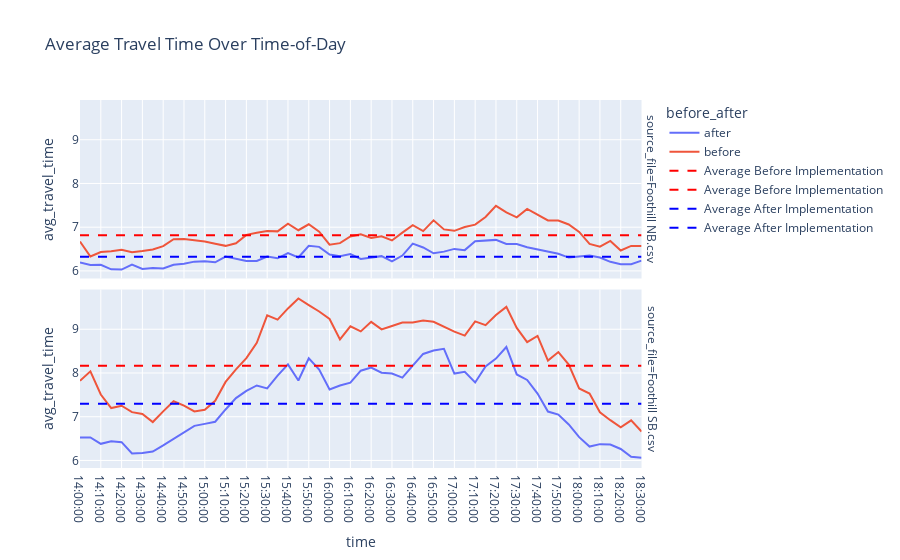

Notebook cell for this chart:
### Code cell
# plotly for time of day, wrapped by route
time_of_day_data = filtered_data.groupby(['source_file','before_after','time'])['avg_travel_time'].mean().reset_index()

fig_time_of_day = px.line(time_of_day_data, x='time', y='avg_travel_time', color='before_after', facet_row='source_file', title='Average Travel Time Over Time-of-Day')

# add horizontal lines ## NOTE: it is weird that the rows seem to be backwards... 1 from summary table matches 2 in the facet but shows up first on the plot...
# before
fig_time_of_day.add_trace(go.Scatter(x=time_of_day_data['time'], y=[avg_before_1] * len(filtered_data),
                    mode='lines', name='Average Before Implementation', line=dict(color='red', dash='dash')), row=2, col=1)
fig_time_of_day.add_trace(go.Scatter(x=time_of_day_data['time'], y=[avg_before_2] * len(filtered_data),
                    mode='lines', name='Average Before Implementation', line=dict(color='red', dash='dash')), row=1, col=1)
#after
fig_time_of_day.add_trace(go.Scatter(x=time_of_day_data['time'], y=[avg_after_1] * len(filtered_data),
                    mode='lines', name='Average After Implementation', line=dict(color='blue', dash='dash')), row=2, col=1)
fig_time_of_day.add_trace(go.Scatter(x=time_of_day_data['time'], y=[avg_after_2] * len(filtered_data),
                    mode='lines', name='Average After Implementation', line=dict(color='blue', dash='dash')), row=1, col=1)


fig_time_of_day.show()

### Figure 1 — Plotly figure (JSON) as saved in the notebook; plotly's stock layout.template omitted (floating-point values rounded to 4 significant figures; data arrays with more than 128 entries replaced by an {"elided": "..."} marker saying what was removed)
{"data": [{"hovertemplate": "before_after=after<br>source_file=Foothill NB.csv<br>time=%{x}<br>avg_travel_time=%{y}<extra></extra>", "legendgroup": "after", "line": {"color": "#636efa", "dash": "solid"}, "marker": {"symbol": "circle"}, "mode": "lines", "name": "after", "orientation": "v", "showlegend": true, "type": "scatter", "x": ["14:00:00", "14:05:00", "14:10:00", "14:15:00", "14:20:00", "14:25:00", "14:30:00", "14:35:00", "14:40:00", "14:45:00", "14:50:00", "14:55:00", "15:00:00", "15:05:00", "15:10:00", "15:15:00", "15:20:00", "15:25:00", "15:30:00", "15:35:00", "15:40:00", "15:45:00", "15:50:00", "15:55:00", "16:00:00", "16:05:00", "16:10:00", "16:15:00", "16:20:00", "16:25:00", "16:30:00", "16:35:00", "16:40:00", "16:45:00", "16:50:00", "16:55:00", "17:00:00", "17:05:00", "17:10:00", "17:15:00", "17:20:00", "17:25:00", "17:30:00", "17:35:00", "17:40:00", "17:45:00", "17:50:00", "17:55:00", "18:00:00", "18:05:00", "18:10:00", "18:15:00", "18:20:00", "18:25:00", "18:30:00"], "xaxis": "x2", "y": [6.194, 6.134, 6.14, 6.037, 6.031, 6.143, 6.046, 6.069, 6.056, 6.142, 6.162, 6.213, 6.22, 6.197, 6.328, 6.274, 6.225, 6.23, 6.33, 6.288, 6.408, 6.308, 6.576, 6.55, 6.376, 6.336, 6.384, 6.276, 6.311, 6.338, 6.217, 6.352, 6.625, 6.537, 6.403, 6.441, 6.504, 6.475, 6.678, 6.695, 6.71, 6.616, 6.616, 6.543, 6.498, 6.453, 6.394, 6.305, 6.325, 6.353, 6.308, 6.209, 6.151, 6.154, 6.237], "yaxis": "y2"}, {"hovertemplate": "before_after=after<br>source_file=Foothill SB.csv<br>time=%{x}<br>avg_travel_time=%{y}<extra></extra>", "legendgroup": "after", "line": {"color": "#636efa", "dash": "solid"}, "marker": {"symbol": "circle"}, "mode": "lines", "name": "after", "orientation": "v", "showlegend": false, "type": "scatter", "x": ["14:00:00", "14:05:00", "14:10:00", "14:15:00", "14:20:00", "14:25:00", "14:30:00", "14:35:00", "14:40:00", "14:45:00", "14:50:00", "14:55:00", "15:00:00", "15:05:00", "15:10:00", "15:15:00", "15:20:00", "15:25:00", "15:30:00", "15:35:00", "15:40:00", "15:45:00", "15:50:00", "15:55:00", "16:00:00", "16:05:00", "16:10:00", "16:15:00", "16:20:00", "16:25:00", "16:30:00", "16:35:00", "16:40:00", "16:45:00", "16:50:00", "16:55:00", "17:00:00", "17:05:00", "17:10:00", "17:15:00", "17:20:00", "17:25:00", "17:30:00", "17:35:00", "17:40:00", "17:45:00", "17:50:00", "17:55:00", "18:00:00", "18:05:00", "18:10:00", "18:15:00", "18:20:00", "18:25:00", "18:30:00"], "xaxis": "x", "y": [6.527, 6.526, 6.38, 6.439, 6.418, 6.16, 6.172, 6.205, 6.345, 6.493, 6.641, 6.79, 6.836, 6.885, 7.166, 7.426, 7.591, 7.715, 7.649, 7.939, 8.197, 7.829, 8.335, 8.08, 7.622, 7.713, 7.779, 8.052, 8.123, 8.007, 7.987, 7.896, 8.169, 8.436, 8.515, 8.554, 7.986, 8.027, 7.784, 8.15, 8.329, 8.595, 7.966, 7.841, 7.528, 7.119, 7.049, 6.824, 6.533, 6.318, 6.373, 6.363, 6.262, 6.082, 6.062], "yaxis": "y"}, {"hovertemplate": "before_after=before<br>source_file=Foothill NB.csv<br>time=%{x}<br>avg_travel_time=%{y}<extra></extra>", "legendgroup": "before", "line": {"color": "#EF553B", "dash": "solid"}, "marker": {"symbol": "circle"}, "mode": "lines", "name": "before", "orientation": "v", "showlegend": true, "type": "scatter", "x": ["14:00:00", "14:05:00", "14:10:00", "14:15:00", "14:20:00", "14:25:00", "14:30:00", "14:35:00", "14:40:00", "14:45:00", "14:50:00", "14:55:00", "15:00:00", "15:05:00", "15:10:00", "15:15:00", "15:20:00", "15:25:00", "15:30:00", "15:35:00", "15:40:00", "15:45:00", "15:50:00", "15:55:00", "16:00:00", "16:05:00", "16:10:00", "16:15:00", "16:20:00", "16:25:00", "16:30:00", "16:35:00", "16:40:00", "16:45:00", "16:50:00", "16:55:00", "17:00:00", "17:05:00", "17:10:00", "17:15:00", "17:20:00", "17:25:00", "17:30:00", "17:35:00", "17:40:00", "17:45:00", "17:50:00", "17:55:00", "18:00:00", "18:05:00", "18:10:00", "18:15:00", "18:20:00", "18:25:00", "18:30:00"], "xaxis": "x2", "y": [6.673, 6.329, 6.433, 6.447, 6.484, 6.425, 6.454, 6.491, 6.566, 6.724, 6.729, 6.706, 6.673, 6.623, 6.573, 6.633, 6.824, 6.871, 6.91, 6.905, 7.08, 6.93, 7.067, 6.897, 6.599, 6.635, 6.788, 6.837, 6.753, 6.794, 6.697, 6.877, 7.045, 6.911, 7.157, 6.95, 6.917, 7.003, 7.059, 7.234, 7.489, 7.34, 7.226, 7.419, 7.281, 7.155, 7.153, 7.062, 6.893, 6.619, 6.554, 6.685, 6.468, 6.572, 6.568], "yaxis": "y2"}, {"hovertemplate": "before_after=before<br>source_file=Foothill SB.csv<br>time=%{x}<br>avg_travel_time=%{y}<extra></extra>", "legendgroup": "before", "line": {"color": "#EF553B", "dash": "solid"}, "marker": {"symbol": "circle"}, "mode": "lines", "name": "before", "orientation": "v", "showlegend": false, "type": "scatter", "x": ["14:00:00", "14:05:00", "14:10:00", "14:15:00", "14:20:00", "14:25:00", "14:30:00", "14:35:00", "14:40:00", "14:45:00", "14:50:00", "14:55:00", "15:00:00", "15:05:00", "15:10:00", "15:15:00", "15:20:00", "15:25:00", "15:30:00", "15:35:00", "15:40:00", "15:45:00", "15:50:00", "15:55:00", "16:00:00", "16:05:00", "16:10:00", "16:15:00", "16:20:00", "16:25:00", "16:30:00", "16:35:00", "16:40:00", "16:45:00", "16:50:00", "16:55:00", "17:00:00", "17:05:00", "17:10:00", "17:15:00", "17:20:00", "17:25:00", "17:30:00", "17:35:00", "17:40:00", "17:45:00", "17:50:00", "17:55:00", "18:00:00", "18:05:00", "18:10:00", "18:15:00", "18:20:00", "18:25:00", "18:30:00"], "xaxis": "x", "y": [7.822, 8.038, 7.508, 7.198, 7.252, 7.104, 7.063, 6.878, 7.122, 7.353, 7.253, 7.121, 7.159, 7.364, 7.796, 8.082, 8.341, 8.689, 9.318, 9.221, 9.476, 9.705, 9.553, 9.407, 9.236, 8.769, 9.067, 8.951, 9.169, 8.998, 9.076, 9.153, 9.156, 9.198, 9.171, 9.054, 8.946, 8.854, 9.18, 9.092, 9.328, 9.511, 9.031, 8.704, 8.849, 8.285, 8.479, 8.192, 7.646, 7.531, 7.102, 6.921, 6.756, 6.917, 6.66], "yaxis": "y"}, {"line": {"color": "red", "dash": "dash"}, "mode": "lines", "name": "Average Before Implementation", "type": "scatter", "x": {"elided": "220 str values"}, "xaxis": "x2", "y": {"elided": "4860 float values"}, "yaxis": "y2"}, {"line": {"color": "red", "dash": "dash"}, "mode": "lines", "name": "Average Before Implementation", "type": "scatter", "x": {"elided": "220 str values"}, "xaxis": "x", "y": {"elided": "4860 float values"}, "yaxis": "y"}, {"line": {"color": "blue", "dash": "dash"}, "mode": "lines", "name": "Average After Implementation", "type": "scatter", "x": {"elided": "220 str values"}, "xaxis": "x2", "y": {"elided": "4860 float values"}, "yaxis": "y2"}, {"line": {"color": "blue", "dash": "dash"}, "mode": "lines", "name": "Average After Implementation", "type": "scatter", "x": {"elided": "220 str values"}, "xaxis": "x", "y": {"elided": "4860 float values"}, "yaxis": "y"}], "layout": {"annotations": [{"font": {}, "showarrow": false, "text": "source_file=Foothill SB.csv", "textangle": 90, "x": 0.98, "xanchor": "left", "xref": "paper", "y": 0.2425, "yanchor": "middle", "yref": "paper"}, {"font": {}, "showarrow": false, "text": "source_file=Foothill NB.csv", "textangle": 90, "x": 0.98, "xanchor": "left", "xref": "paper", "y": 0.7575, "yanchor": "middle", "yref": "paper"}], "legend": {"title": {"text": "before_after"}, "tracegroupgap": 0}, "title": {"text": "Average Travel Time Over Time-of-Day"}, "xaxis": {"anchor": "y", "domain": [0, 0.98], "title": {"text": "time"}}, "xaxis2": {"anchor": "y2", "domain": [0, 0.98], "matches": "x", "showticklabels": false}, "yaxis": {"anchor": "x", "domain": [0, 0.485], "title": {"text": "avg_travel_time"}}, "yaxis2": {"anchor": "x2", "domain": [0.515, 1], "matches": "y", "title": {"text": "avg_travel_time"}}}}
